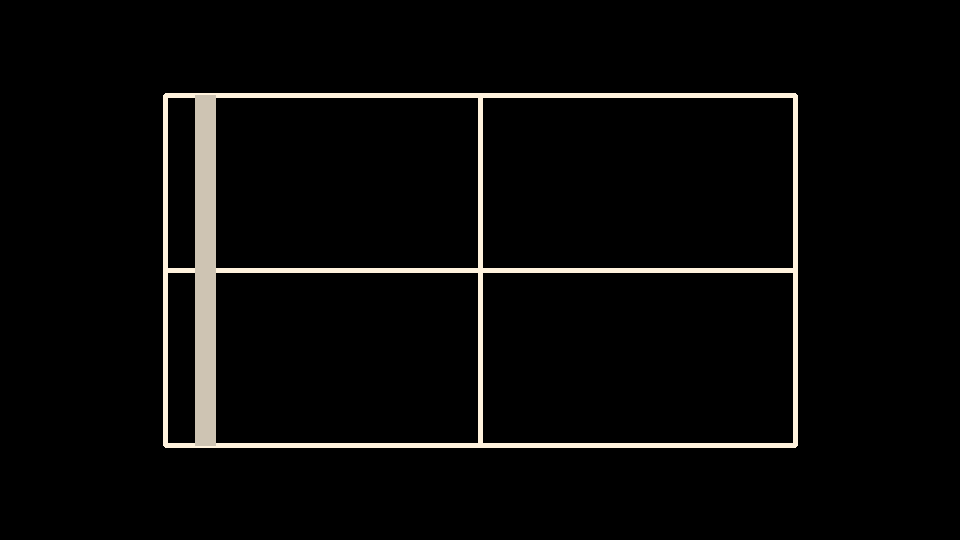
#> input picture table.png, 960 x 540 px
$ python -i tracker.py   (imports and definitions only)   (older library calls are emulated)
#> lines starting #> are read from the running program, lines starting #| are printed output that depends on the picture
#> further down, picture is the input picture: shape (540, 960, 3); mean B, G, R 8.7, 9.5, 10
import numpy as np
import cv2

class Tracker():
    def __init__(self):
        self.background = None

    def get_ball_pos(self, v_frame):
        scale_percent = 30 # percent of original size
        width = int(v_frame.shape[1] * scale_percent / 100)
#> width = 288
        height = int(v_frame.shape[0] * scale_percent / 100)
#> height = 162
        dim = (width, height)
#> dim = (288, 162)
        # resize image
        v_frame = cv2.resize(v_frame, dim, interpolation = cv2.INTER_AREA)
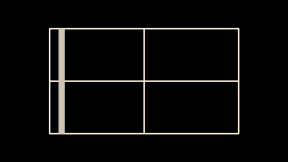
#> v_frame: shape (162, 288, 3); mean of channels 0, 1, 2 8.7, 9.5, 10; drawn as B, G, R

        v_frame = v_frame[int(v_frame.shape[0]/7.):,:]
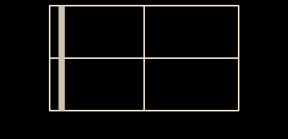
#> v_frame: shape (139, 288, 3); mean of channels 0, 1, 2 10.1, 11.1, 11.7; drawn as B, G, R
        fr = v_frame

        if (self.background is None):
            self.background = v_frame

            return False, v_frame, None, None
        else:
            new = v_frame.astype(np.int) - self.background.astype(np.int)
            new *= 2
            new[new > 255] = 255
            new[new < 0] = 0
            v_frame = new.astype(np.uint8)

            """
            grey = cv2.cvtColor(v_frame, cv2.COLOR_BGR2GRAY)
            ret,thresh = cv2.threshold(grey,20,255,0)
            """
            hsv = cv2.cvtColor(v_frame, cv2.COLOR_BGR2HSV)
            thresh = cv2.inRange(hsv, (0,100,40), (50,255,255))
            thresh[:int(thresh.shape[0]/2),:int(thresh.shape[1]/3)] = 0
            thresh[:int(thresh.shape[0]/2),2*int(thresh.shape[1]/3):] = 0
            thresh[-1*int(thresh.shape[0]/10):] = 0

            kernel = np.ones((5,5),np.uint8)
            erosion = cv2.erode(thresh,kernel,iterations = 1)
            thresh = cv2.dilate(erosion,kernel,iterations = 1)

            points = np.argwhere(thresh)

            if (points.shape[0] > 10):
                p1, p2 = points[0], points[-1]
                cv2.line(v_frame, (p1[1], p1[0]), (p2[1], p2[0]), (0,255,0), 2)
                cv2.line(fr, (p1[1], p1[0]), (p2[1], p2[0]), (0,255,0), 2)

                p = (p1+p2)/2

                y = 1.0*p[0]/v_frame.shape[0]
                x = (p[1] - (v_frame.shape[1]/2)) * (2-y) / v_frame.shape[1]
                return True, fr, (x,y), (p1, p2)

        return False, fr, None, None

>>> import cv2
>>> picture = cv2.imread('table.png')
>>> result = Tracker().get_ball_pos(picture)
